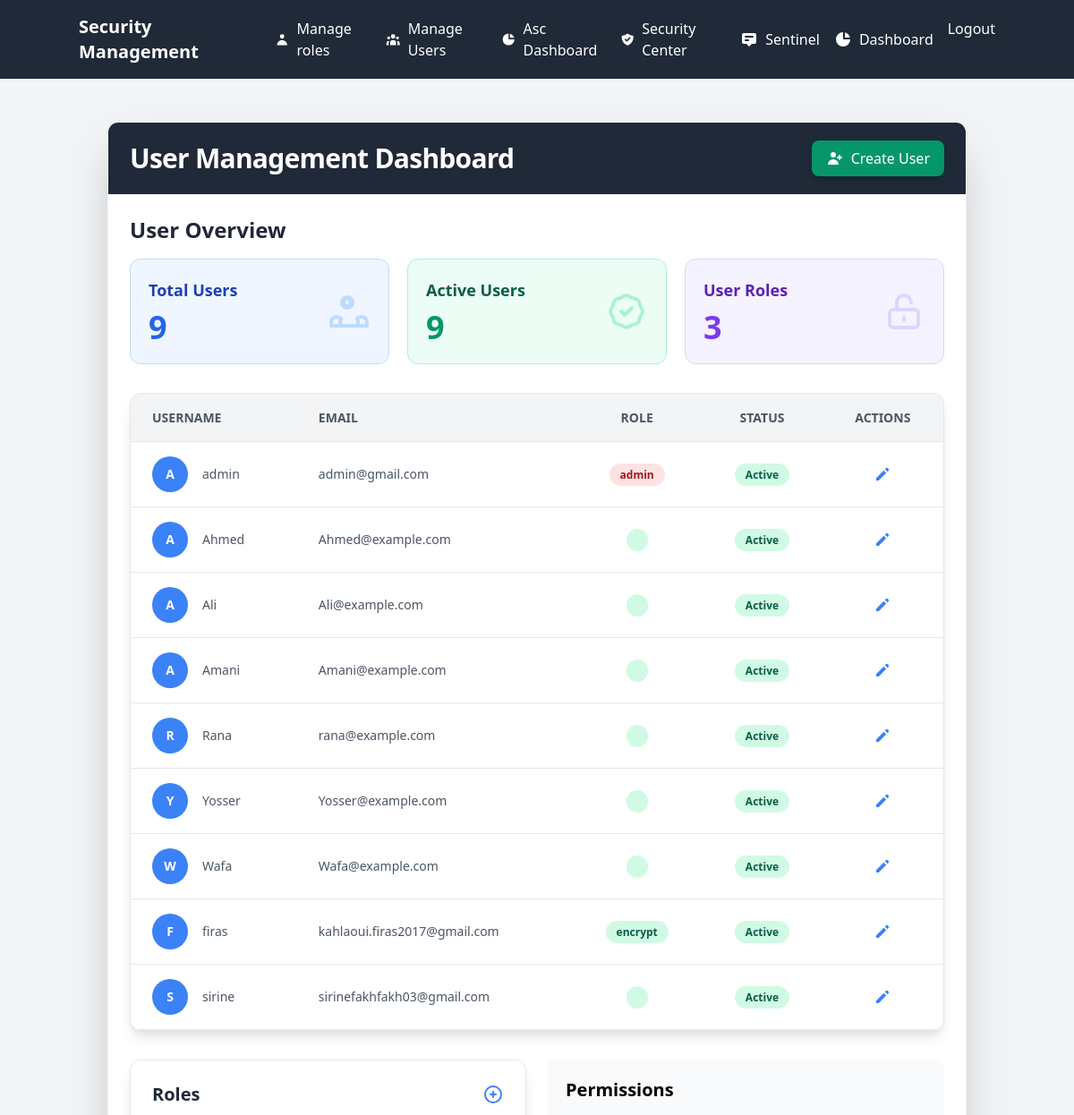
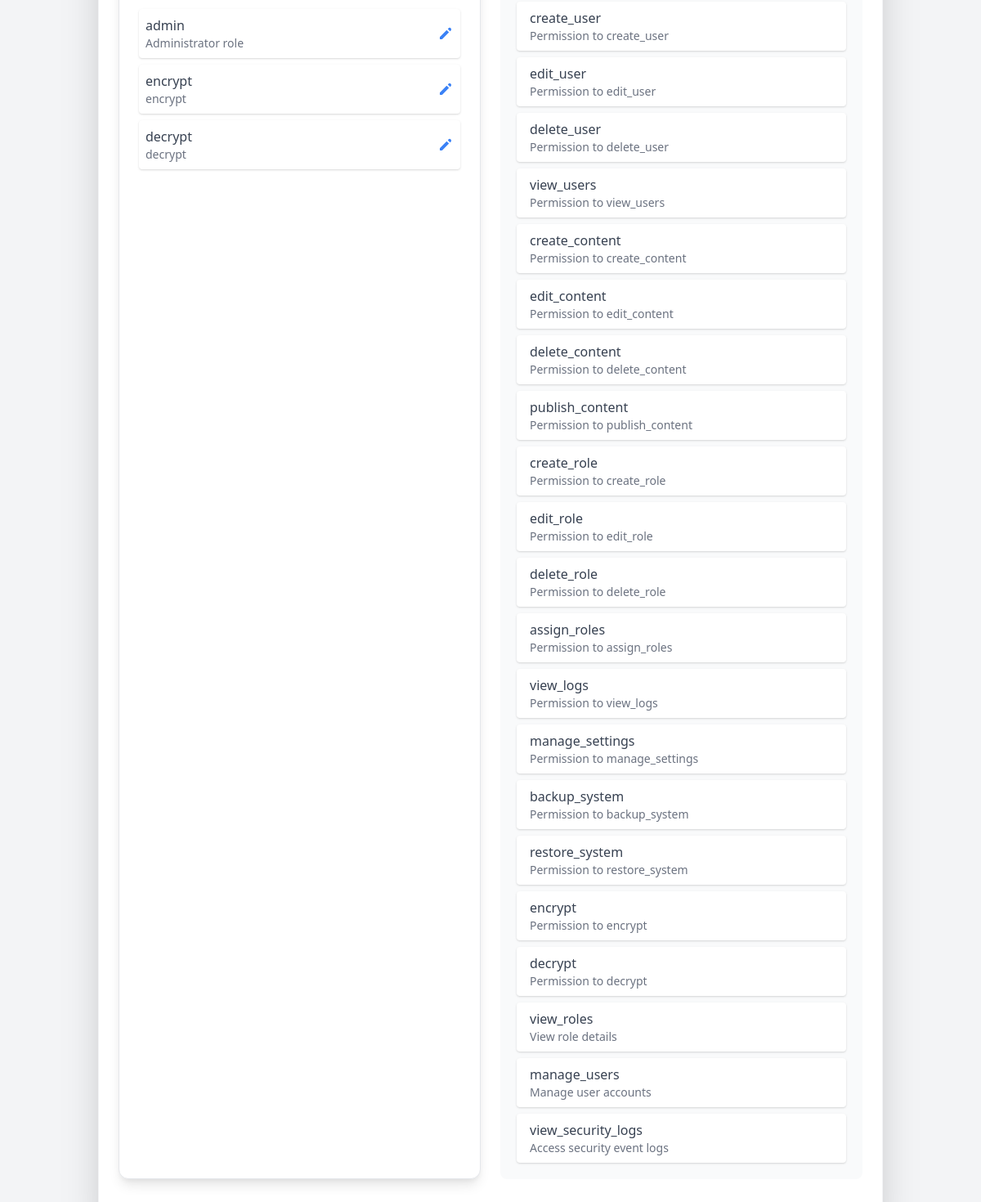
Page /admin/admin/dashboard (signed in) on the committed database (2 pictures, top to bottom).
### app.py (models this page shows)
class User(UserMixin, db.Model):
    id = db.Column(db.Integer, primary_key=True)
    username = db.Column(db.String(80), unique=True, nullable=False)
    email = db.Column(db.String(120), unique=True, nullable=False)
    password_hash = db.Column(db.String(120), nullable=False)
    role = db.Column(db.String(20), nullable=False, default='user')
    totp_secret = db.Column(db.String(120), nullable=True)
    role_id = db.Column(db.Integer, db.ForeignKey('role.id'), nullable=True)
    role_relation = db.relationship('Role', backref='users', foreign_keys=[role_id])
    is_active = db.Column(db.Boolean, default=True)
    def has_permission(self, permission_name):
        if not self.role_relation:
            return False
        return db.session.query(
            exists().where(
                and_(
                    RolePermission.role_id == self.role_relation.id,
                    RolePermission.permission_id == Permission.id,
                    Permission.name == permission_name
                )
            )
        ).scalar()

class Role(db.Model):
    id = db.Column(db.Integer, primary_key=True)
    name = db.Column(db.String(50), unique=True, nullable=False)
    description = db.Column(db.String(200))
    s_system_role = db.Column(db.Boolean, default=False)
    role_permissions = db.relationship('RolePermission', back_populates='role', cascade='all, delete-orphan')

class Permission(db.Model):
    id = db.Column(db.Integer, primary_key=True)
    name = db.Column(db.String(50), unique=True, nullable=False)
    description = db.Column(db.String(200))
    role_permissions = db.relationship('RolePermission', back_populates='permission')

### app.py (the view)
@admin_bp.route('/admin/dashboard')
@login_required
def admin_dashboard():
    total_users = User.query.count()
    active_users = User.query.filter(User.is_active == True).count()
    users = User.query.all()
    roles = Role.query.all()
    permissions = Permission.query.all()
    return render_template('admin/dashboard.html',
                           total_users=total_users,
                           active_users=active_users,
                           users=users,
                           roles=roles,
                           permissions=permissions)

### app.py (called while the page is built)
@login_manager.user_loader
def load_user(user_id):
    return db.session.get(User, int(user_id))

### templates/admin/dashboard.html (shortened to what this page needs)
{% extends "base.html" %}
{% block content %}
<div class="container mx-auto px-4 py-8 bg-gray-100 dark:bg-gray-900 min-h-screen">
    <div class="bg-white dark:bg-gray-800 shadow-2xl rounded-xl overflow-hidden border border-gray-100 dark:border-gray-700">
        <div class="bg-gray-800 text-white px-6 py-5 flex justify-between items-center">
            <h1 class="text-3xl font-extrabold tracking-tight">User Management Dashboard</h1>
            <div class="space-x-3">
                <a href="{{ url_for('admin_bp.create_user') }}"
                   class="bg-green-600 hover:bg-green-700 px-4 py-2 rounded-lg transition transform hover:scale-105 flex items-center shadow-md">
                    <svg xmlns="http://www.w3.org/2000/svg" class="h-5 w-5 mr-2" viewBox="0 0 20 20" fill="currentColor">
                        <path d="M8 9a3 3 0 100-6 3 3 0 000 6zM8 11a6 6 0 016 6H2a6 6 0 016-6zM16 7a1 1 0 10-2 0v1h-1a1 1 0 100 2h1v1a1 1 0 102 0v-1h1a1 1 0 100-2h-1V7z" />
                    </svg>
                    Create User
                </a>
            </div>
        </div>
        <div class="p-6">
            <div class="mb-8">
                <h2 class="text-2xl font-semibold text-gray-800 dark:text-gray-100 mb-4">User Overview</h2>
                <div class="grid grid-cols-1 md:grid-cols-3 gap-5 mb-8">
                    <div class="bg-blue-50 dark:bg-blue-900/50 border border-blue-200 dark:border-blue-800 p-5 rounded-xl transform transition hover:scale-102 hover:shadow-lg">
                        <div class="flex justify-between items-center">
                            <div>
                                <h3 class="text-lg font-semibold text-blue-800 dark:text-blue-200 mb-2">Total Users</h3>
                                <p class="text-4xl font-bold text-blue-600 dark:text-blue-300">{{ total_users }}</p>
                            </div>
                        </div>
                    </div>
                    <div class="bg-green-50 dark:bg-green-900/50 border border-green-200 dark:border-green-800 p-5 rounded-xl transform transition hover:scale-102 hover:shadow-lg">
                        <div class="flex justify-between items-center">
                            <div>
                                <h3 class="text-lg font-semibold text-green-800 dark:text-green-200 mb-2">Active Users</h3>
                                <p class="text-4xl font-bold text-green-600 dark:text-green-300">{{ active_users }}</p>
                            </div>
                        </div>
                    </div>
                    <div class="bg-purple-50 dark:bg-purple-900/50 border border-purple-200 dark:border-purple-800 p-5 rounded-xl transform transition hover:scale-102 hover:shadow-lg">
                        <div class="flex justify-between items-center">
                            <div>
                                <h3 class="text-lg font-semibold text-purple-800 dark:text-purple-200 mb-2">User Roles</h3>
                                <p class="text-4xl font-bold text-purple-600 dark:text-purple-300">{{ roles|length }}</p>
                            </div>
                        </div>
                    </div>
                </div>
                <div class="bg-white dark:bg-gray-800 shadow-lg rounded-xl overflow-hidden border dark:border-gray-600">
                    <table class="w-full">
                        <thead class="bg-gray-100 dark:bg-gray-900 border-b dark:border-gray-600">
                            <tr class="text-gray-600 dark:text-gray-300 uppercase text-sm leading-normal">
                                <th class="py-4 px-6 text-left">Username</th>
                                <th class="py-4 px-6 text-left">Email</th>
                                <th class="py-4 px-6 text-center">Role</th>
                                <th class="py-4 px-6 text-center">Status</th>
                                <th class="py-4 px-6 text-center">Actions</th>
                            </tr>
                        </thead>
                        <tbody class="text-gray-600 dark:text-gray-300 text-sm">
                            {% for user in users %}
                            <tr class="border-b dark:border-gray-600 hover:bg-gray-50 dark:hover:bg-gray-700 transition">
                                <td class="py-4 px-6">
                                    <div class="flex items-center">
                                        <div class="mr-4">
                                            <div class="w-10 h-10 rounded-full bg-blue-500 text-white flex items-center justify-center font-bold">
                                                {{ user.username[0]|upper }}
                                            </div>
                                        </div>
                                        <span class="font-medium dark:text-gray-200">{{ user.username }}</span>
                                    </div>
                                </td>
                                <td class="py-4 px-6 dark:text-gray-200">{{ user.email }}</td>
                                <td class="py-4 px-6 text-center">
                                    <span class="px-3 py-1 rounded-full text-xs font-semibold
                                        {% if user.role_relation.name == 'admin' %}bg-red-100 text-red-800 dark:bg-red-900/50 dark:text-red-300
                                        {% elif user.role_relation.name == 'manager' %}bg-yellow-100 text-yellow-800 dark:bg-yellow-900/50 dark:text-yellow-300
                                        {% else %}bg-green-100 text-green-800 dark:bg-green-900/50 dark:text-green-300{% endif %}">
                                        {{ user.role_relation.name }}
                                    </span>
                                </td>
                                <td class="py-4 px-6 text-center">
                                    <span class="px-3 py-1 rounded-full text-xs font-semibold
                                        {% if user.is_active %}bg-green-100 text-green-800 dark:bg-green-900/50 dark:text-green-300
                                        {% else %}bg-red-100 text-red-800 dark:bg-red-900/50 dark:text-red-300{% endif %}">
                                        {{ 'Active' if user.is_active else 'Inactive' }}
                                    </span>
                                </td>
                                <td class="py-4 px-6 text-center">
                                    <div class="flex item-center justify-center space-x-3">
                                        {% if current_user.has_permission('edit_user') %}
                                        <a href="{{ url_for('admin_bp.edit_user', user_id=user.id) }}"
                                           class="text-blue-500 hover:text-blue-700 dark:text-blue-400 dark:hover:text-blue-300 transition transform hover:scale-125" title="Edit User">
                                            <svg xmlns="http://www.w3.org/2000/svg" class="h-5 w-5" viewBox="0 0 20 20" fill="currentColor">
                                                <path d="M13.586 3.586a2 2 0 112.828 2.828l-.793.793-2.828-2.828.793-.793zM11.379 5.793L3 14.172V17h2.828l8.38-8.379-2.83-2.828z" />
                                            </svg>
                                        </a>
                                        {% endif %}
                                    </div>
                                </td>
                            </tr>
                            {% endfor %}
                        </tbody>
                    </table>
                </div>
            <div class="grid md:grid-cols-2 gap-6 mt-8">
                <div class="bg-white dark:bg-gray-700 rounded-xl shadow-lg border dark:border-gray-600 p-6">
                    <div class="flex justify-between items-center mb-5">
                        <h3 class="text-xl font-bold text-gray-800 dark:text-gray-200">Roles</h3>
                        {% if current_user.has_permission('create_role') %}
                        <a href="{{ url_for('admin_bp.create_role') }}" class="text-blue-500 hover:text-blue-700 transition transform hover:scale-125">
                            <svg xmlns="http://www.w3.org/2000/svg" class="h-6 w-6" fill="none" viewBox="0 0 24 24" stroke="currentColor">
                                <path stroke-linecap="round" stroke-linejoin="round" stroke-width="2" d="M12 9v3m0 0v3m0-3h3m-3 0H9m12 0a9 9 0 11-18 0 9 9 0 0118 0z" />
                            </svg>
                        </a>
                        {% endif %}
                    </div>
                    {% for role in roles %}
                    <div class="flex justify-between items-center mb-2 p-2 bg-white rounded shadow">
                        <div>
                            <span class="font-medium text-gray-700">{{ role.name }}</span>
                            <p class="text-sm text-gray-500">{{ role.description }}</p>
                        </div>
                        <div class="flex space-x-2">
                            {% if current_user.has_permission('edit_role') %}
                            <a href="{{ url_for('admin_bp.edit_role', role_id=role.id) }}"
                               class="text-blue-500 hover:text-blue-700">
                                <svg xmlns="http://www.w3.org/2000/svg" class="h-5 w-5" viewBox="0 0 20 20" fill="currentColor">
                                    <path d="M13.586 3.586a2 2 0 112.828 2.828l-.793.793-2.828-2.828.793-.793zM11.379 5.793L3 14.172V17h2.828l8.38-8.379-2.83-2.828z" />
                                </svg>
                            </a>
                            {% endif %}
                        </div>
                    </div>
                    {% endfor %}
                </div>
                <div class="bg-gray-50 rounded-lg p-5">
                    <h3 class="text-xl font-semibold mb-4">Permissions</h3>
                    <div class="space-y-2">
                        {% for permission in permissions %}
                        <div class="bg-white shadow rounded px-4 py-2 flex justify-between items-center">
                            <div>
                                <span class="font-medium text-gray-700">{{ permission.name }}</span>
                                <p class="text-sm text-gray-500">{{ permission.description }}</p>
                            </div>
                        </div>
                        {% endfor %}
                    </div>
                </div>
            </div>
        </div>
    </div>
</div>
{% endblock %}

### rows in the picture
User: username "A", username "admin", email "admin@gmail.com", role_relation.name "admin", is_active "Active"
User: username "A", username "Ahmed", email "Ahmed@example.com", is_active "Active"
User: username "A", username "Ali", email "Ali@example.com", is_active "Active"
User: username "A", username "Amani", email "Amani@example.com", is_active "Active"
User: username "R", username "Rana", email "rana@example.com", is_active "Active"
User: username "Y", username "Yosser", email "Yosser@example.com", is_active "Active"
User: username "W", username "Wafa", email "Wafa@example.com", is_active "Active"
User: username "F", username "firas", email "kahlaoui.firas2017@gmail.com", role_relation.name "encrypt", is_active "Active"
User: username "S", username "sirine", email "sirinefakhfakh03@gmail.com", is_active "Active"
Role: name "admin", description "Administrator role"
Role: name "encrypt", description "encrypt"
Role: name "decrypt", description "decrypt"
Permission: name "create_user", description "Permission to create_user"
Permission: name "edit_user", description "Permission to edit_user"
Permission: name "delete_user", description "Permission to delete_user"
Permission: name "view_users", description "Permission to view_users"
Permission: name "create_content", description "Permission to create_content"
Permission: name "edit_content", description "Permission to edit_content"
Permission: name "delete_content", description "Permission to delete_content"
Permission: name "publish_content", description "Permission to publish_content"
Permission: name "create_role", description "Permission to create_role"
Permission: name "edit_role", description "Permission to edit_role"
Permission: name "delete_role", description "Permission to delete_role"
Permission: name "assign_roles", description "Permission to assign_roles"
Permission: name "view_logs", description "Permission to view_logs"
Permission: name "manage_settings", description "Permission to manage_settings"
Permission: name "backup_system", description "Permission to backup_system"
Permission: name "restore_system", description "Permission to restore_system"
Permission: name "encrypt", description "Permission to encrypt"
Permission: name "decrypt", description "Permission to decrypt"
Permission: name "view_roles", description "View role details"
Permission: name "manage_users", description "Manage user accounts"
Permission: name "view_security_logs", description "Access security event logs"

### other values in the picture
{{ total_users }} "9"
{{ active_users }} "9"
{{ roles|length }} "3"
